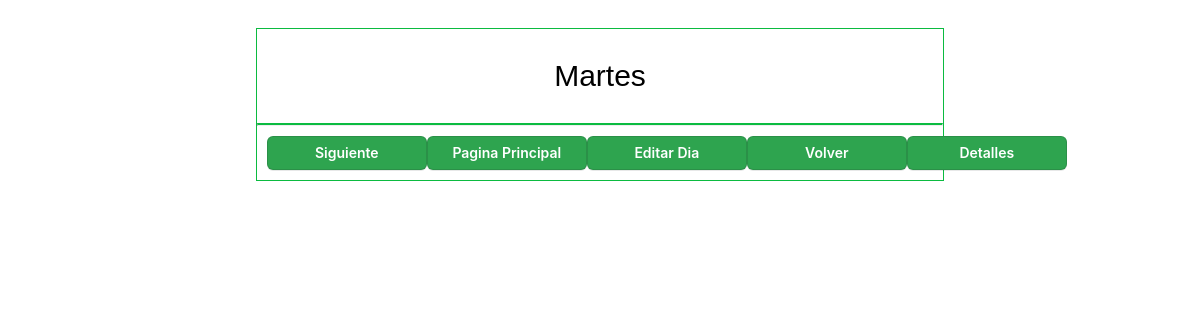
/views/dieta/verDieta.php?dni=13326937&dia=Martes, run on an earlier commit of the app's database.
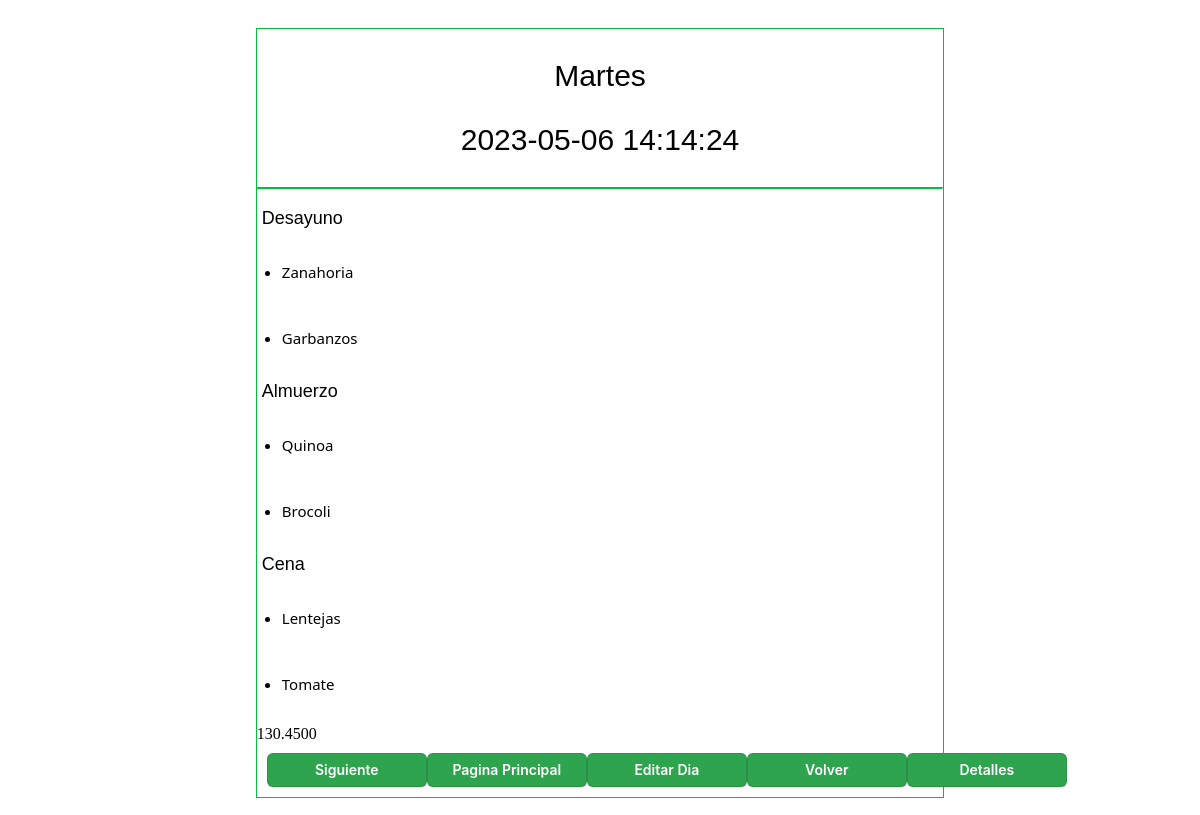
And on a later commit of the database.
### tables this page shows
CREATE TABLE `dietas` (
  `id_dieta` int NOT NULL,
  `dia_id` int NOT NULL,
  `id_tipo` int NOT NULL,
  `id_alimento` int NOT NULL,
  `gramos` int NOT NULL,
  `fecha` datetime DEFAULT NULL,
  PRIMARY KEY (`id_dieta`,`dia_id`,`id_tipo`,`id_alimento`),
  KEY `dietas_dia_id_dia_id_dia` (`dia_id`),
  KEY `dietas_id_tipo_tipo_comida_id_tipo` (`id_tipo`),
  KEY `dietas_id_alimento_alimentos_id_alimento` (`id_alimento`),
  CONSTRAINT `dietas_dia_id_dia_id_dia` FOREIGN KEY (`dia_id`) REFERENCES `dia` (`id_dia`),
  CONSTRAINT `dietas_id_alimento_alimentos_id_alimento` FOREIGN KEY (`id_alimento`) REFERENCES `alimentos` (`id_alimento`),
  CONSTRAINT `dietas_id_dieta_pacientes_dni` FOREIGN KEY (`id_dieta`) REFERENCES `pacientes` (`dni`),
  CONSTRAINT `dietas_id_tipo_tipo_comida_id_tipo` FOREIGN KEY (`id_tipo`) REFERENCES `tipo_comida` (`id_tipo`)
);

CREATE TABLE `tipo_comida` (
  `id_tipo` int NOT NULL AUTO_INCREMENT,
  `nombre` varchar(25) NOT NULL,
  PRIMARY KEY (`id_tipo`)
);

CREATE TABLE `alimentos` (
  `id_alimento` int NOT NULL AUTO_INCREMENT,
  `nombre` varchar(100) NOT NULL,
  `calorias` int NOT NULL,
  `vitaminas` varchar(100) NOT NULL,
  `aporte_nutricional` varchar(255) NOT NULL,
  PRIMARY KEY (`id_alimento`),
  UNIQUE KEY `nombre` (`nombre`)
);

### database/consultas.php (called while the page is built, shortened)
<?php
$sql = "SELECT
`nutricionista1`.`dietas`.`fecha` AS `FECHA`,
`nutricionista1`.`dia`.`nombre` AS `DIA`,
`nutricionista1`.`tipo_comida`.`nombre` AS `TIPO`,
`nutricionista1`.`alimentos`.`nombre` AS `ALIMENTO`,
`nutricionista1`.`alimentos`.`vitaminas` AS `VITAMINAS`,
`nutricionista1`.`alimentos`.`aporte_nutricional` AS `NUTRIENTES`,
`nutricionista1`.`dietas`.`gramos` AS `GRAMOS`
FROM
((((`nutricionista1`.`dietas`
JOIN `nutricionista1`.`pacientes` ON ((`nutricionista1`.`dietas`.`id_dieta` = `nutricionista1`.`pacientes`.`dni`)))
JOIN `nutricionista1`.`dia` ON ((`nutricionista1`.`dia`.`id_dia` = `nutricionista1`.`dietas`.`dia_id`)))
JOIN `nutricionista1`.`tipo_comida` ON ((`nutricionista1`.`dietas`.`id_tipo` = `nutricionista1`.`tipo_comida`.`id_tipo`)))
JOIN `nutricionista1`.`alimentos` ON ((`nutricionista1`.`dietas`.`id_alimento` = `nutricionista1`.`alimentos`.`id_alimento`)))
WHERE
((`nutricionista1`.`dia`.`nombre` = :dia)
    AND (`nutricionista1`.`pacientes`.`dni` = :dni))";
$sql1 = "SELECT
        SUM(((`nutricionista1`.`alimentos`.`calorias` * `nutricionista1`.`dietas`.`gramos`) / 100)) AS `CaloriasTotales`
    FROM
        ((((`nutricionista1`.`dietas`
        JOIN `nutricionista1`.`pacientes` ON ((`nutricionista1`.`dietas`.`id_dieta` = `nutricionista1`.`pacientes`.`dni`)))
        JOIN `nutricionista1`.`dia` ON ((`nutricionista1`.`dia`.`id_dia` = `nutricionista1`.`dietas`.`dia_id`)))
        JOIN `nutricionista1`.`tipo_comida` ON ((`nutricionista1`.`dietas`.`id_tipo` = `nutricionista1`.`tipo_comida`.`id_tipo`)))
        JOIN `nutricionista1`.`alimentos` ON ((`nutricionista1`.`dietas`.`id_alimento` = `nutricionista1`.`alimentos`.`id_alimento`)))
    WHERE
        ((`nutricionista1`.`dia`.`nombre` = :dia)
            AND (`nutricionista1`.`pacientes`.`dni` = :dni))";
?>

### views/dieta/verDieta.php (the view, shortened to what this page needs)
<?php
    require_once("../../database/database.php");
    require_once("../../database/consultas.php");
    if(isset($_GET["dni"]) && isset($_GET["dia"])){
        $dni = $_GET["dni"];
        $dia = $_GET["dia"];
        if($_GET["dia"] == "Lunes"){
            $anterior = "Lunes";
            $siguiente = "Martes";
        }else if($_GET["dia"] == "Martes"){
            $anterior = "Lunes";
            $siguiente = "Miercoles";
        }else if($_GET["dia"] == "Miercoles"){
            $anterior = "Martes";
            $siguiente = "Jueves";
        }else if($_GET["dia"] == "Jueves"){
            $anterior = "Miercoles";
            $siguiente = "Viernes";
        }else if($_GET["dia"] == "Viernes"){
            $anterior = "Jueves";
            $siguiente = "Sabado";
        }else if($_GET["dia"] == "Sabado"){
            $anterior = "Viernes";
            $siguiente = "Domingo";
        }else if($_GET["dia"] == "Domingo"){
            $anterior = "Sabado";
        }
    }
    $registros1=$conn->prepare($sql);
	$registros1->execute(array(":dni"=>$dni,":dia"=>$dia));
	$registros=$registros1->fetchAll();
    $tipo = " ";
    $calorias = $conn->prepare($sql1);
    $calorias->execute(array(":dia"=>$dia,":dni"=>$dni));
    $count = $calorias->fetchColumn();
    $fecha = " ";
    foreach($registros as $key){
        $fecha = $key["FECHA"];
    }
?>
<!DOCTYPE html>
<html lang="en">
<head>
    <link rel="stylesheet" href="./verDieta.css">
</head>
<body>
    <div class="container">
        <div class="container-item">
            <div class="card">
                <div class="card-title">
                    <p class="card-h5"><?php echo $dia?></p>
                    <p><?php echo $fecha;?></p>
                </div>
                <hr class="solid">
                <?php foreach ($registros as $key):?>
                <?php if($key["TIPO"] !== $tipo): ?>
                <?php $tipo = $key["TIPO"] ?>
                <div class="card-body">
                    <p class="card-text text-uppercase"><?php echo $key["TIPO"]?></p>
                </div>
                <?php endif;?>
                <ul class="list-group list-group-flush">
                    <li class="list-group-item"><?php echo $key["ALIMENTO"]?></li>
                </ul>
                <?php endforeach; ?>
                <div class="calorias"><?php echo $count?></div>
                <div class="card-btn">
                    <a href="verDieta.php?dni=<?php echo $dni?>&dia=<?php echo $siguiente?>">
                        <button class="btn">Siguiente</button>
                    </a>
                    <a href="../../index.php">
                        <button class="btn">Pagina Principal</button>
                    </a>
                    <a href="../../forms/dieta/editarDieta.php?dni=<?php echo $dni?>&dia=<?php echo $dia?>">
                    <button class="btn">Editar Dia</button>
                    </a>
                    <a href="verDieta.php?dni=<?php echo $dni?>&dia=<?php echo $anterior?>">
                        <button class="btn">Volver</button>
                    </a>
                    <a href="detalles.php?dni=<?php echo $dni?>&dia=<?php echo $dia?>">
                        <button class="btn">Detalles</button>
                    </a>
                </div>
            </div>
        </div>
    </div>
</body>
</html>

What changed in the data, as far as the page shows it:
added dietas: fecha "2023-05-06 14:14:24", id_alimento.nombre "Tomate"
added dietas: id_tipo.nombre "Desayuno", id_alimento.nombre "Zanahoria"
added dietas: id_alimento.nombre "Garbanzos"
added dietas: id_tipo.nombre "Almuerzo", id_alimento.nombre "Quinoa"
added dietas: id_alimento.nombre "Brocoli"
added dietas: id_tipo.nombre "Cena", id_alimento.nombre "Lentejas"
Also different on the page:
$count: (not shown) → "130.4500"
